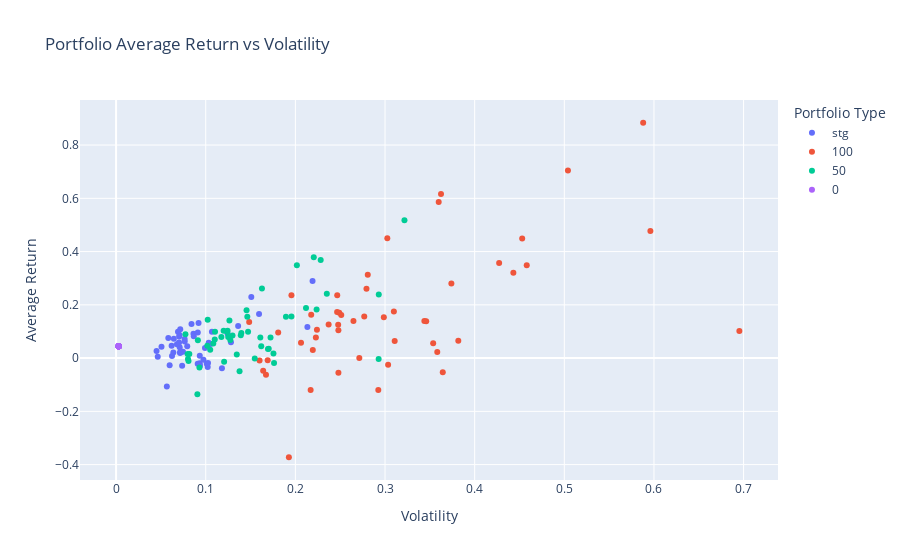

Source (notebook cell):
### Code cell
px.scatter(data_frame=df_mv, x='vol', y='mean', color='type',
           labels={'vol': 'Volatility', 'mean': 'Average Return', 'type': 'Portfolio Type'},
           title='Portfolio Average Return vs Volatility')
